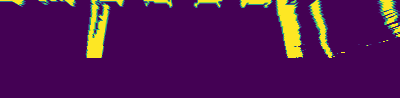
#> input picture AA274_Final_Project/old_repo/init_data/init.png, 400 x 98 px
$ python -i lane_detection.py   (imports and definitions only)   (older library calls are emulated)
#> lines starting #> are read from the running program, lines starting #| are printed output that depends on the picture
import numpy as np
import cv2
import matplotlib.pyplot as plt
import matplotlib.image as mpimg
import glob

### hyperparameters ###
margin = 50  # margin given to sliding window width, tuned based on FOV
minpix = 50  # increased minpix for reduction of false positives
width_threshold = 50  # required width of the lane, else keep the previous fit
slope_threshold = 150  # maximum slope difference between left and right lines, else revert
curve_threshold = 20  # maximum curvature difference between left and right lines, else revert
ym_per_pix = (0.15/308)  # may need to change this based on bird's eye map
xm_per_pix = (0.15/410)  # need to tune (used for curve_threshold calculation)

# [19 lines left out: functions compare_images, crop_image, not called in this run]

def abs_sobel_thresh(image, orient='x', sobel_kernel=3, thresh=(0, 255)):
    gray = cv2.cvtColor(image, cv2.COLOR_RGB2GRAY)
    isX = True if orient == 'x' else False
    sobel = cv2.Sobel(gray, cv2.CV_64F, isX, not isX)
    abs_sobel = np.absolute(sobel)
    scaled_sobel = np.uint8(255*abs_sobel/np.max(abs_sobel))
    grad_binary = np.zeros_like(scaled_sobel)
    grad_binary[(scaled_sobel >= thresh[0]) & (scaled_sobel <= thresh[1])] = 1

    return grad_binary

# [22 lines left out: functions mag_thresh, dir_threshold, not called in this run]

def apply_thresholds(image, ksize=3):
    gradx = abs_sobel_thresh(image, orient='x', sobel_kernel=ksize, thresh=(50, 255))
    grady = abs_sobel_thresh(image, orient='y', sobel_kernel=ksize, thresh=(50, 255))
    mag_binary = mag_thresh(image, sobel_kernel=ksize, mag_thresh=(50, 255))
    dir_binary = dir_threshold(image, sobel_kernel=ksize, thresh=(0.7, 1.3))

    combined = np.zeros_like(dir_binary)
    combined[((gradx == 1) & (grady == 1)) | ((mag_binary == 1) & (dir_binary == 1))] = 1

    return combined

# [448 lines left out: functions bin_it, apply_color_threshold, combine_threshold, warp, compare_plotted_images, get_histogram and 5 more, not called in this run]

# [66 lines not run here, left out]

>>> import cv2
>>> picture = cv2.cvtColor(cv2.imread('../init_data/init.png'), cv2.COLOR_BGR2RGB)
>>> result = apply_thresholds(picture)
#> in abs_sobel_thresh, `gray = cv2.cvtColor(image, cv2.COLOR_RGB2GRAY)`:
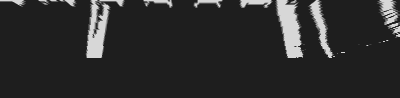
#> gray: shape (98, 400); min 30, max 215, mean 44.4
#> (the run stopped early here; a loop or call above may not have finished)
